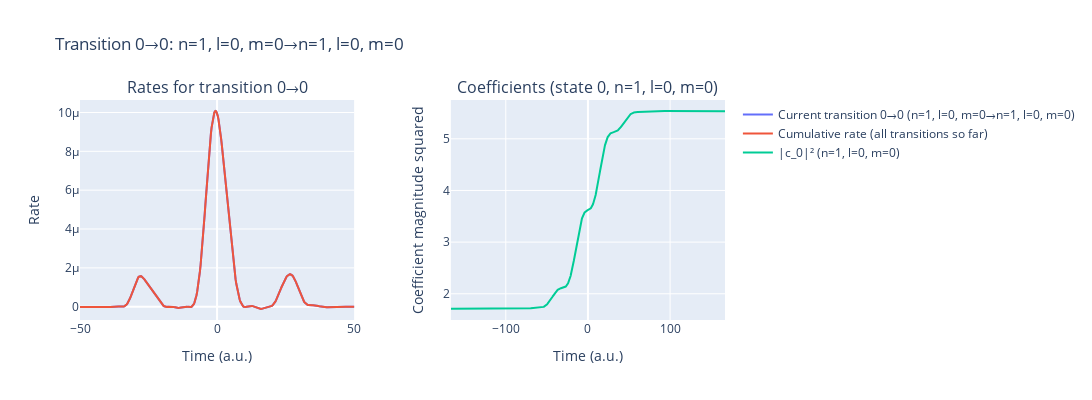

Notebook source saved alongside this figure:
### Code cell
%autoreload 2
laser_pulses.add_pulse(params['lam0'], params['intensity'], params['cep'], params['lam0']/ AtomicUnits.nm / AtomicUnits.speed_of_light)
t_min, t_max = laser_pulses.get_time_interval()
time_recon_2= np.arange(int(t_min), int(t_max)+1, 0.25)
params['coeffType'] = 'trecx'
params['only_c0_is_1_rest_normal'] = False
params['abs_normal_phase_0'] = True

rateExcited_2 = IonRate(time_recon_2, laser_pulses, params, dT=0.5/8, kernel_type='exact_SFA', excitedStates=True)
laser_pulses.reset()

### Figure 1 — Plotly figure (JSON) as saved in the notebook; plotly's stock layout.template omitted (floating-point values rounded to 4 significant figures; data arrays with more than 128 entries replaced by an {"elided": "..."} marker saying what was removed)
{"data": [{"mode": "lines", "name": "Current transition 0→0 (n=1, l=0, m=0→n=1, l=0, m=0)", "type": "scatter", "x": {"elided": "1332 float values"}, "xaxis": "x", "y": {"elided": "1332 float values"}, "yaxis": "y"}, {"mode": "lines", "name": "Cumulative rate (all transitions so far)", "type": "scatter", "x": {"elided": "1332 float values"}, "xaxis": "x", "y": {"elided": "1332 float values"}, "yaxis": "y"}, {"mode": "lines", "name": "|c_0|² (n=1, l=0, m=0)", "type": "scatter", "x": {"elided": "5339 float values"}, "xaxis": "x2", "y": {"elided": "5339 float values"}, "yaxis": "y2"}], "layout": {"annotations": [{"font": {"size": 16}, "showarrow": false, "text": "Rates for transition 0→0", "x": 0.2125, "xanchor": "center", "xref": "paper", "y": 1, "yanchor": "bottom", "yref": "paper"}, {"font": {"size": 16}, "showarrow": false, "text": "Coefficients (state 0, n=1, l=0, m=0)", "x": 0.7875, "xanchor": "center", "xref": "paper", "y": 1, "yanchor": "bottom", "yref": "paper"}], "height": 400, "title": {"text": "Transition 0→0: n=1, l=0, m=0→n=1, l=0, m=0"}, "width": 1200, "xaxis": {"anchor": "y", "domain": [0, 0.425], "range": [-50, 50], "title": {"text": "Time (a.u.)"}}, "xaxis2": {"anchor": "y2", "domain": [0.575, 1], "title": {"text": "Time (a.u.)"}}, "yaxis": {"anchor": "x", "domain": [0, 1], "title": {"text": "Rate"}}, "yaxis2": {"anchor": "x2", "domain": [0, 1], "title": {"text": "Coefficient magnitude squared"}}}}
